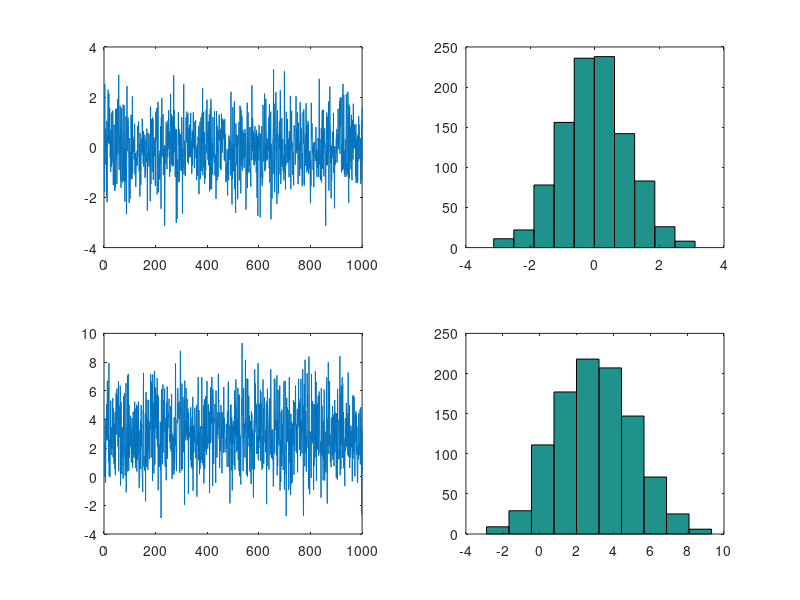
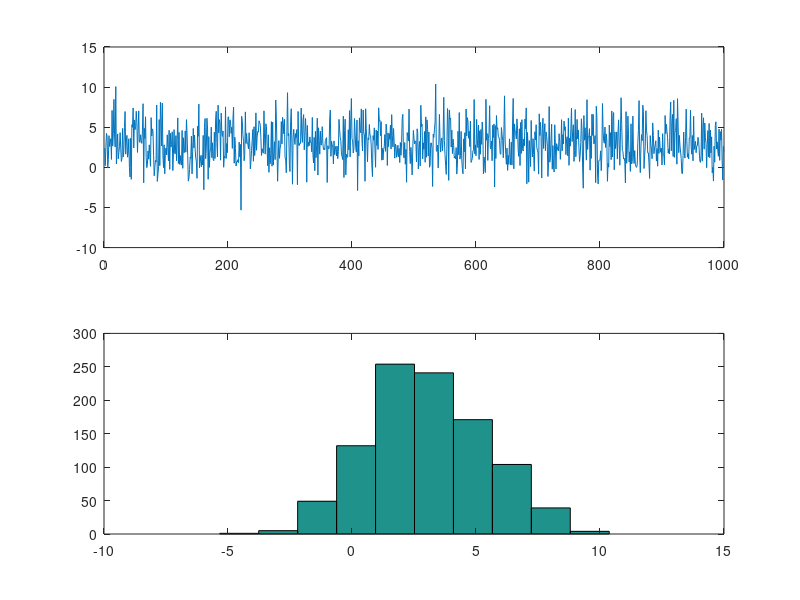
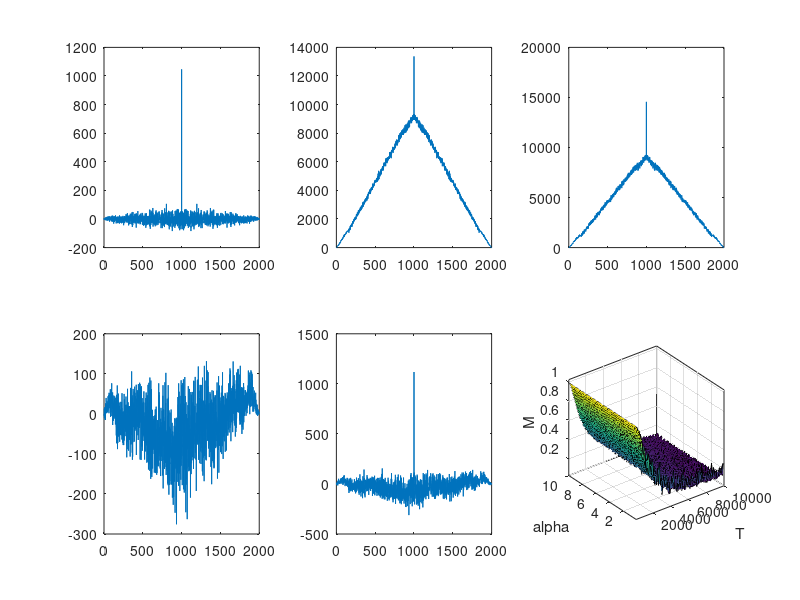

These figures' MATLAB source, in order: (Note: this script raises an error after producing the figures.)
clc
clear all; close all;

%% CDMA
T = 1000;
x = randn(1,T);

figure;
subplot(2,2,1); plot(x);
subplot(2,2,2); hist(x);

y = 2*randn(1,T) + 3; 
subplot(2,2,3); plot(y);
subplot(2,2,4); hist(y);

z = x+y;
figure; 
subplot(2,1,1); plot(z);
subplot(2,1,2); hist(z);

figure;
subplot(2,3,1); plot(xcorr(x,x));   % correlation btw 2 vectors
subplot(2,3,2); plot(xcorr(y,y));
subplot(2,3,3); plot(xcorr(z,z));
subplot(2,3,4); plot(xcorr(x,y));
subplot(2,3,5); plot(xcorr(x,z));
subplot(2,3,6); plot(xcorr(y,z));

%% Signal multiplexing (image + watermark)

clear all; close all;

M = zeros(100,100);
T = linspace(100,10000,100);
alpha = linspace(0.1,10,100);

for i=1:length(T)
    for j=1:length(alpha)
        x = randn(1,T(i));
        n = alpha(j)*randn(1,T(i));
        r = x+n;
        M(i,j) = max(xcorr(x,r))/(sqrt(sum(x.^2)*sum(r.^2)));
    end
end

p = surf(T,alpha,M);				% 3D-plot of M 
xlim([100 10000]);
ylim([0.1 10]);
xlabel('T');
ylabel('alpha');
zlabel('M');

axis vis3d tight, box on, grid on	% set axes props
camproj perspective                 % use perspective projection